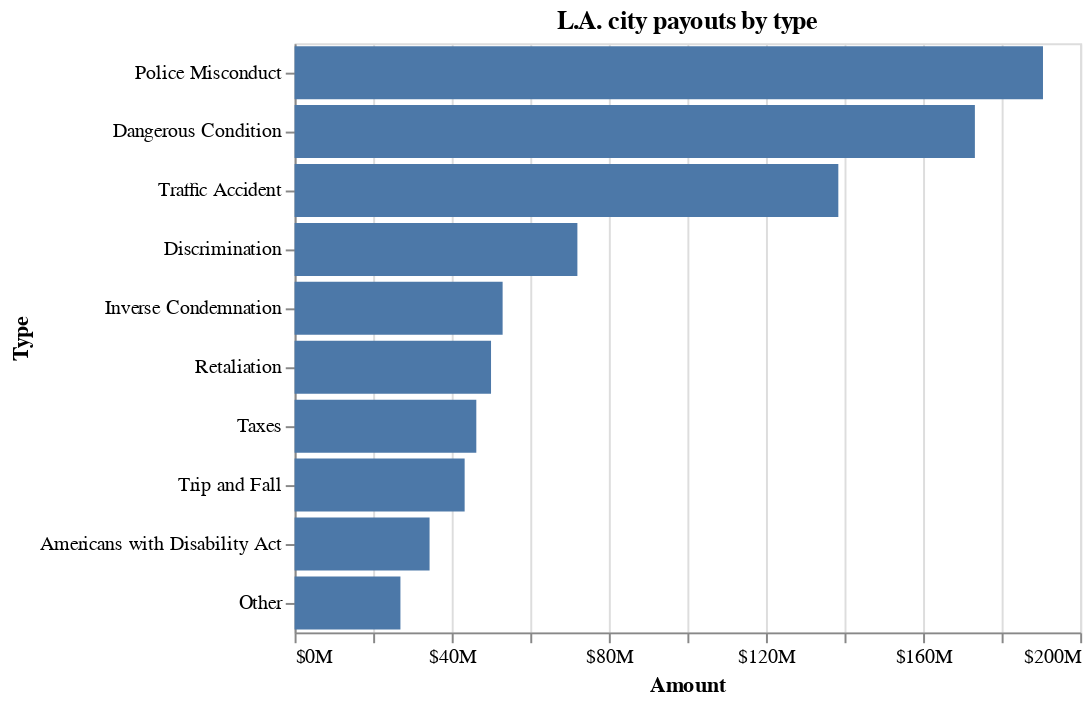

Source (notebook cell):
### Code cell
alt.Chart(type_totals.reset_index().head(10), title="L.A. city payouts by type").mark_bar().encode(
    x=alt.X("amount:Q", axis=alt.Axis(title="Amount", format="$s")),
    y=alt.Y(
        "latimes_type:N",
        sort=alt.SortField(field="amount", op="sum", order="descending"),
        axis=alt.Axis(title="Type")
    )
)

### Figure 1 — Vega-Lite specification as saved in the notebook (floating-point values rounded to 4 significant figures)
{"$schema": "https://vega.github.io/schema/vega-lite/v2.4.3.json", "config": {"view": {"height": 300, "width": 400}}, "data": {"values": [{"amount": 190500000.0, "amount_percent": 0.2163, "latimes_type": "Police Misconduct", "number": 457, "number_percent": 0.02444}, {"amount": 173200000.0, "amount_percent": 0.1967, "latimes_type": "Dangerous Condition", "number": 4647, "number_percent": 0.2485}, {"amount": 138400000.0, "amount_percent": 0.1572, "latimes_type": "Traffic Accident", "number": 9466, "number_percent": 0.5062}, {"amount": 71990000.0, "amount_percent": 0.08175, "latimes_type": "Discrimination", "number": 199, "number_percent": 0.01064}, {"amount": 52960000.0, "amount_percent": 0.06013, "latimes_type": "Inverse Condemnation", "number": 95, "number_percent": 0.00508}, {"amount": 50010000.0, "amount_percent": 0.05678, "latimes_type": "Retaliation", "number": 89, "number_percent": 0.004759}, {"amount": 46260000.0, "amount_percent": 0.05253, "latimes_type": "Taxes", "number": 4, "number_percent": 0.0002139}, {"amount": 43290000.0, "amount_percent": 0.04916, "latimes_type": "Trip and Fall", "number": 1764, "number_percent": 0.09433}, {"amount": 34360000.0, "amount_percent": 0.03902, "latimes_type": "Americans with Disability Act", "number": 11, "number_percent": 0.0005882}, {"amount": 26940000.0, "amount_percent": 0.03059, "latimes_type": "Other", "number": 951, "number_percent": 0.05085}]}, "encoding": {"x": {"axis": {"format": "$s", "title": "Amount"}, "field": "amount", "type": "quantitative"}, "y": {"axis": {"title": "Type"}, "field": "latimes_type", "sort": {"field": "amount", "op": "sum", "order": "descending"}, "type": "nominal"}}, "mark": "bar", "title": "L.A. city payouts by type"}
